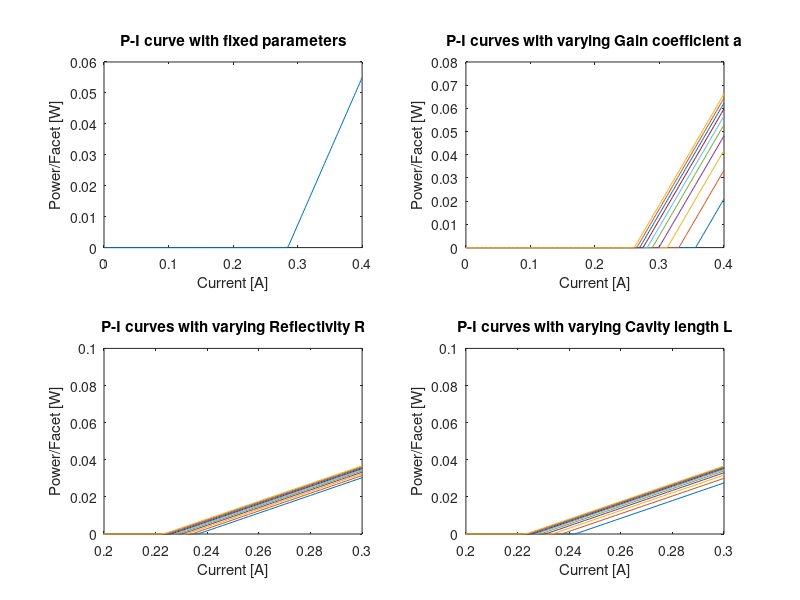
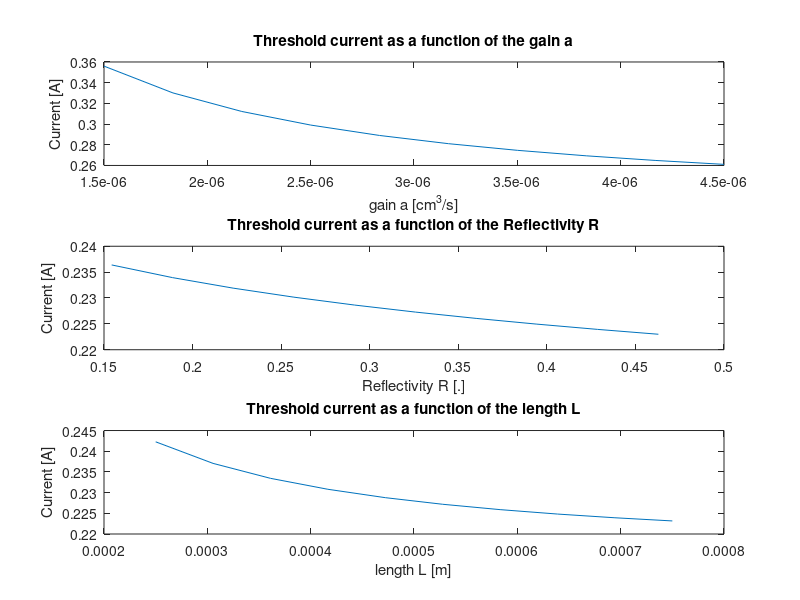

The MATLAB source for these figures, in order: (Note: this script raises an error after producing the figures.)
%% Matlab script in order to simulate the laser diode.

%%
% 
% Instantion of all the constants.
clear all;
close all;

c = 299752458; % Speed of light
tau_p = 1*10^-12; % Photon life time
tau_r = 3*10^-9; % Radiative recombinaison time
tau_nr = 1*10^-9; % Nonradiative recombinaison time
tau_s = (1/tau_r + 1/tau_nr)^-1; % Carrier life time
beta = 1*10^-5; % Rate of spontaneous emission coupled to the laser mode
a = 3.0*10^-6; % Gain coefficient
n0 = 1*10^18; % Carrier density threshold
V = 1*10^-9; % Volume of cavity
e = 1.602*10^-19; % Elementary charge
lambda0 = 1.3*10^-6; % Usual operating wavelength of optical devices
f0 = c/lambda0; % Usual operating frequency of optical devices
alpha_int = 0.010; % Internal loss in m^-1 (10 cm^-1)
n = 3.5; % Reflection index of the active layer
eta = 1; % Quantum efficiency (100%)
l = 500*10^-6; % Cavity length
vg = c/n; %group celerity
hbar = (6.626*10^-34)/(2*pi); %normalised planck constant

%% First part : the static characteristics and parameters variations

% Instantion/preallocation of all the variable vectors.
A = zeros(1,10); % gain coefficient vector
R = zeros(1,10); % reflectivity vector
L = zeros(1,10); % cavity length vector

I = zeros(1,201); % current vector

Alpha_mirR = zeros(1,10); %loss vectors
Alpha_mirL = zeros(1,10);

Tau_pR =  zeros(1,10); % Photon life time vectors
Tau_pR =  zeros(1,10);

Pe0 = zeros(10,201);% power vector
PeA = zeros(10,201);% power vector
PeR = zeros(10,201);% power vector
PeL = zeros(10,201);% power vector


% At first we compute the value of power when the parameters?are not
% varying

Ith0 = (e*V/tau_s)*(n0+(1/(a*tau_p))); %threshold current with fixed parameters

r0 =((n-1)/(n+1))^2; % mirror reflectivity with n = 3.5
r1 = r0;
r2 = r0;
alpha_mir0 = (1/(2*l))*log(1/(r1*r2)); % L is the cavity length and internal loss in cm^-1

I = linspace(0,400,201)*10^-3; % current
Pe0 = ((hbar*2*pi*f0)/(2*e))*((1*alpha_mir0)/(alpha_mir0+alpha_int))*(I-Ith0);

% Then we compute the value of power when the parameters?are
% varying


R = linspace(r0*0.5,r0*1.5,10);
A = linspace(a*0.5,a*1.5,10);
L = linspace(l*0.5,l*1.5,10);


Alpha_mirR = (1/(2*l))*log(1./(R.*R)); %here R1 = R = R2
Alpha_mirL = (1./(2*L))*log(1./(r1*r2));

Tau_pR = (1./(vg*(Alpha_mirR+alpha_int)));
Tau_pL = (1./(vg*(Alpha_mirL+alpha_int)));

%the threshold current in each case
IthA = (e*V/tau_s)*(n0+(1./(A*tau_p))); %threshold current vector with varying a
IthR = (e*V/tau_s)*(n0+(1./(a*Tau_pR))); %threshold current vector with varying?R
IthL = (e*V/tau_s)*(n0+(1./(a*Tau_pL))); %threshold current vector with varying L

%the power profile in each case
PeA = ((hbar*2*pi*f0)/(2*e))*((1*alpha_mir0)./(alpha_mir0+alpha_int)).*(I-IthA(:));
PeR = ((hbar*2*pi*f0)/(2*e))*((1*Alpha_mirR(:))./(Alpha_mirR(:)+alpha_int)).*(I-IthR(:));
PeL = ((hbar*2*pi*f0)/(2*e))*((1*Alpha_mirR(:))./(Alpha_mirR(:)+alpha_int)).*(I-IthL(:));

%Let's set to zero all the values of the power which are negative
Pe0(Pe0<0)=0;
PeA(PeA<0)=0;
PeR(PeR<0)=0;
PeL(PeL<0)=0;

%plot of the graphs
figure;
subplot(2,2,1);
plot(I,Pe0(:,:));
title("P-I curve with fixed parameters");
xlabel("Current [A]");
ylabel("Power/Facet [W]");

subplot(2,2,2);
plot(I,PeA(:,:));
title("P-I curves with varying Gain coefficient a");
xlabel("Current [A]");
ylabel("Power/Facet [W]");
% p1 = plot(I,PeA(1,:));
% p10 = plot(I,PeA(10,:));
% legend([p1 p10],{'0.5*a','1.5*a'})

subplot(2,2,3);
plot(I,PeR(:,:));
xlim([0.2, 0.3]);
title("P-I curves with varying Reflectivity R");
xlabel("Current [A]");
ylabel("Power/Facet [W]");

subplot(2,2,4);
plot(I,PeL(:,:));
xlim([0.2, 0.3]);
title("P-I curves with varying Cavity length L");
xlabel("Current [A]");
ylabel("Power/Facet [W]");

%Variation of the threshold current

figure;
subplot(3,1,1);
plot(A,IthA);
title("Threshold current as a function of the gain a");
xlabel("gain a [cm^3/s]");
ylabel("Current [A]");

subplot(3,1,2);
plot(R,IthR);
title("Threshold current as a function of the Reflectivity R");
xlabel("Reflectivity R [.]");
ylabel("Current [A]");

subplot(3,1,3);
plot(L,IthL);
% xlim([0.2, 0.3]);
title("Threshold current as a function of the length L");
xlabel("length L [m]");
ylabel("Current [A]");

% %Variation of the ratio P/I
% figure;
% subplot(3,1,1);
% plot(A,IthA);
% title("Threshold current as a function of the gain a");
% xlabel("gain a [cm^3/s]");
% ylabel("Current [A]");
% 
% subplot(3,1,2);
% plot(R,IthR);
% title("Threshold current as a function of the Reflectivity R");
% xlabel("Reflectivity R [.]");
% ylabel("Current [A]");
% 
% subplot(3,1,3);
% plot(L,IthL);
% % xlim([0.2, 0.3]);
% title("Threshold current as a function of the length L");
% xlabel("length L [m]");
% ylabel("Current [A]");


%% Second part :Dynamic characteristics simulations
fwave = 100*10^6;
T = 1/fwave;

ti = linspace(0,2*T,300);
Ib = Ith0;
i = 2*Ib + Ib*square(2*pi*fwave*ti);
%i = 2*Ib;

% initial conditions
P0 = tau_p/(e*V)*(Ib-Ith0);
N0 = ((Ib/(e*V))+ a*n0*P0)/(1/tau_s + a*P0);

tspan = [0 2*T];
ic = [P0 N0];
options = odeset('RelTol',1e-8,'AbsTol',1e-8,'OutputFcn',@odeplot);

figure;
[t,f] = ode(@(t,f) myode(t,f,ti,i,a,beta,n0,tau_r,tau_p,e,V,tau_s), tspan, ic, options);

% Below f(1)=P and f(2)=N
function dfdt = myode(t,f,ti,i,a,beta,n0,tau_r,tau_p,e,V, tau_s)
h = interp1(ti,i,t);
dfdt = zeros(2,1);
dfdt(1) = a.*(f(2)-n0).*f(1) + (beta/tau_r)*f(2) - (1/tau_p)*f(1);
dfdt(2) = (1/e*V)*h - (1/tau_s)*f(2) - a.*(f(2)-n0).*f(1);
end


% function dydt = myode(t,y,ft,f,gt,g)
% f = interp1(ft,f,t); % Interpolate the data set (ft,f) at time t
% g = interp1(gt,g,t); % Interpolate the data set (gt,g) at time t
% dydt = -f.*y + g; % Evaluate ODE at time t



